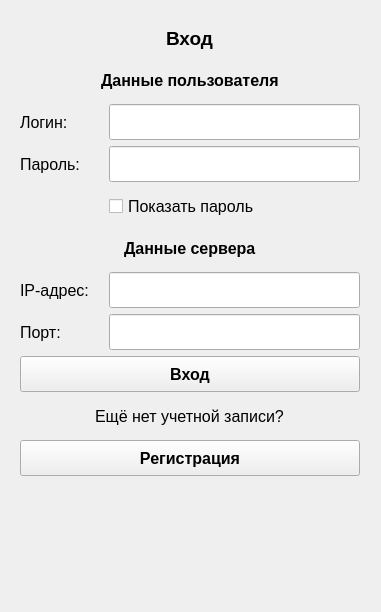
<?xml version="1.0" encoding="UTF-8"?>
<ui version="4.0">
 <class>Window_Login</class>
 <widget class="QWidget" name="Window_Login">
  <property name="geometry">
   <rect>
    <x>0</x>
    <y>0</y>
    <width>381</width>
    <height>612</height>
   </rect>
  </property>
  <property name="windowTitle">
   <string>Вход</string>
  </property>
  <widget class="QWidget" name="">
   <property name="geometry">
    <rect>
     <x>20</x>
     <y>20</y>
     <width>340</width>
     <height>565</height>
    </rect>
   </property>
   <layout class="QGridLayout" name="Form">
    <item row="0" column="0" colspan="3" alignment="Qt::AlignHCenter">
     <widget class="QLabel" name="Label_Log_In">
      <property name="minimumSize">
       <size>
        <width>0</width>
        <height>36</height>
       </size>
      </property>
      <property name="maximumSize">
       <size>
        <width>16777215</width>
        <height>36</height>
       </size>
      </property>
      <property name="font">
       <font>
        <pointsize>14</pointsize>
        <bold>true</bold>
       </font>
      </property>
      <property name="text">
       <string>Вход</string>
      </property>
     </widget>
    </item>
    <item row="6" column="0">
     <widget class="QLabel" name="Label_IP_Address">
      <property name="minimumSize">
       <size>
        <width>0</width>
        <height>36</height>
       </size>
      </property>
      <property name="maximumSize">
       <size>
        <width>16777215</width>
        <height>36</height>
       </size>
      </property>
      <property name="font">
       <font>
        <pointsize>12</pointsize>
       </font>
      </property>
      <property name="text">
       <string>IP-адрес:</string>
      </property>
     </widget>
    </item>
    <item row="8" column="0" colspan="3">
     <widget class="QPushButton" name="Log_In">
      <property name="minimumSize">
       <size>
        <width>0</width>
        <height>36</height>
       </size>
      </property>
      <property name="maximumSize">
       <size>
        <width>16777215</width>
        <height>36</height>
       </size>
      </property>
      <property name="font">
       <font>
        <pointsize>12</pointsize>
        <bold>true</bold>
       </font>
      </property>
      <property name="text">
       <string>Вход</string>
      </property>
     </widget>
    </item>
    <item row="6" column="1" colspan="2">
     <widget class="QLineEdit" name="IP_Address">
      <property name="minimumSize">
       <size>
        <width>251</width>
        <height>36</height>
       </size>
      </property>
      <property name="maximumSize">
       <size>
        <width>250</width>
        <height>36</height>
       </size>
      </property>
      <property name="font">
       <font>
        <pointsize>12</pointsize>
       </font>
      </property>
     </widget>
    </item>
    <item row="1" column="0" colspan="3" alignment="Qt::AlignHCenter">
     <widget class="QLabel" name="Label_User_Data">
      <property name="minimumSize">
       <size>
        <width>0</width>
        <height>36</height>
       </size>
      </property>
      <property name="maximumSize">
       <size>
        <width>16777215</width>
        <height>36</height>
       </size>
      </property>
      <property name="font">
       <font>
        <pointsize>12</pointsize>
        <bold>true</bold>
       </font>
      </property>
      <property name="text">
       <string>Данные пользователя</string>
      </property>
     </widget>
    </item>
    <item row="2" column="1" colspan="2">
     <widget class="QLineEdit" name="Login">
      <property name="minimumSize">
       <size>
        <width>251</width>
        <height>36</height>
       </size>
      </property>
      <property name="maximumSize">
       <size>
        <width>250</width>
        <height>36</height>
       </size>
      </property>
      <property name="font">
       <font>
        <pointsize>12</pointsize>
       </font>
      </property>
     </widget>
    </item>
    <item row="10" column="0" colspan="3">
     <widget class="QPushButton" name="Registration_Window">
      <property name="minimumSize">
       <size>
        <width>0</width>
        <height>36</height>
       </size>
      </property>
      <property name="maximumSize">
       <size>
        <width>16777215</width>
        <height>36</height>
       </size>
      </property>
      <property name="font">
       <font>
        <pointsize>12</pointsize>
        <bold>true</bold>
       </font>
      </property>
      <property name="text">
       <string>Регистрация</string>
      </property>
     </widget>
    </item>
    <item row="9" column="0" colspan="3" alignment="Qt::AlignHCenter">
     <widget class="QLabel" name="Label_Registration_Window">
      <property name="minimumSize">
       <size>
        <width>0</width>
        <height>36</height>
       </size>
      </property>
      <property name="maximumSize">
       <size>
        <width>16777215</width>
        <height>36</height>
       </size>
      </property>
      <property name="font">
       <font>
        <pointsize>12</pointsize>
       </font>
      </property>
      <property name="text">
       <string>Ещё нет учетной записи?</string>
      </property>
     </widget>
    </item>
    <item row="3" column="1" colspan="2">
     <widget class="QLineEdit" name="Password">
      <property name="minimumSize">
       <size>
        <width>251</width>
        <height>36</height>
       </size>
      </property>
      <property name="maximumSize">
       <size>
        <width>250</width>
        <height>36</height>
       </size>
      </property>
      <property name="font">
       <font>
        <pointsize>12</pointsize>
       </font>
      </property>
     </widget>
    </item>
    <item row="5" column="0" colspan="3" alignment="Qt::AlignHCenter">
     <widget class="QLabel" name="Label_Server_Data">
      <property name="minimumSize">
       <size>
        <width>0</width>
        <height>36</height>
       </size>
      </property>
      <property name="maximumSize">
       <size>
        <width>16777215</width>
        <height>36</height>
       </size>
      </property>
      <property name="font">
       <font>
        <pointsize>12</pointsize>
        <bold>true</bold>
       </font>
      </property>
      <property name="text">
       <string>Данные сервера</string>
      </property>
     </widget>
    </item>
    <item row="7" column="1" colspan="2">
     <widget class="QLineEdit" name="Port">
      <property name="minimumSize">
       <size>
        <width>251</width>
        <height>36</height>
       </size>
      </property>
      <property name="maximumSize">
       <size>
        <width>250</width>
        <height>36</height>
       </size>
      </property>
      <property name="font">
       <font>
        <pointsize>12</pointsize>
       </font>
      </property>
     </widget>
    </item>
    <item row="7" column="0">
     <widget class="QLabel" name="Label_Port">
      <property name="minimumSize">
       <size>
        <width>0</width>
        <height>36</height>
       </size>
      </property>
      <property name="maximumSize">
       <size>
        <width>16777215</width>
        <height>36</height>
       </size>
      </property>
      <property name="font">
       <font>
        <pointsize>12</pointsize>
       </font>
      </property>
      <property name="text">
       <string>Порт:</string>
      </property>
     </widget>
    </item>
    <item row="2" column="0">
     <widget class="QLabel" name="Label_Login">
      <property name="minimumSize">
       <size>
        <width>0</width>
        <height>36</height>
       </size>
      </property>
      <property name="maximumSize">
       <size>
        <width>16777215</width>
        <height>36</height>
       </size>
      </property>
      <property name="font">
       <font>
        <pointsize>12</pointsize>
       </font>
      </property>
      <property name="text">
       <string>Логин:</string>
      </property>
     </widget>
    </item>
    <item row="11" column="0" colspan="3" alignment="Qt::AlignHCenter|Qt::AlignTop">
     <widget class="QLabel" name="Error">
      <property name="minimumSize">
       <size>
        <width>0</width>
        <height>90</height>
       </size>
      </property>
      <property name="maximumSize">
       <size>
        <width>16777215</width>
        <height>90</height>
       </size>
      </property>
      <property name="font">
       <font>
        <pointsize>12</pointsize>
       </font>
      </property>
      <property name="text">
       <string/>
      </property>
      <property name="wordWrap">
       <bool>true</bool>
      </property>
     </widget>
    </item>
    <item row="3" column="0">
     <widget class="QLabel" name="Label_Password">
      <property name="minimumSize">
       <size>
        <width>0</width>
        <height>36</height>
       </size>
      </property>
      <property name="maximumSize">
       <size>
        <width>16777215</width>
        <height>36</height>
       </size>
      </property>
      <property name="font">
       <font>
        <pointsize>12</pointsize>
       </font>
      </property>
      <property name="text">
       <string>Пароль:</string>
      </property>
     </widget>
    </item>
    <item row="4" column="1" colspan="2">
     <widget class="QCheckBox" name="Show_Password">
      <property name="minimumSize">
       <size>
        <width>0</width>
        <height>36</height>
       </size>
      </property>
      <property name="maximumSize">
       <size>
        <width>16777215</width>
        <height>36</height>
       </size>
      </property>
      <property name="font">
       <font>
        <pointsize>12</pointsize>
       </font>
      </property>
      <property name="text">
       <string>Показать пароль</string>
      </property>
     </widget>
    </item>
   </layout>
  </widget>
 </widget>
 <resources/>
 <connections/>
</ui>
